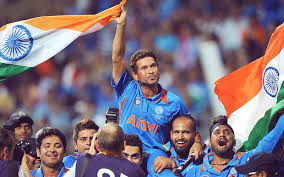
#> input picture face_recognition/images/grp_img.jpg, 284 x 177 px
$ python face.py
#> lines starting #> are read from the running program, lines starting #| are printed output that depends on the picture; after the words box and inside, x2 and y2 are one past the last pixel; in counts of white or black regions, pixels touching at a corner belong together
import cv2
# print(cv2.__version__)

#Trained DataSet
trainedDataset = cv2.CascadeClassifier('haarcascade_frontalface_default.xml')
#Read a Image
img = cv2.imread('images/grp_img.jpg')
#> img is the input picture: shape (177, 284, 3); mean B, G, R 124.5, 111.3, 124.4

#convert into grayscale
gray=cv2.cvtColor(img,cv2.COLOR_BGR2GRAY)
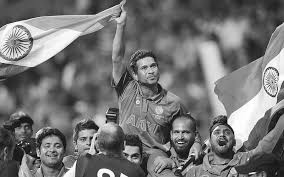
#> gray: shape (177, 284); min 1, max 255, mean 116.7
faces = trainedDataset.detectMultiScale(gray)
#> faces = [[136, 57, 26, 26], [168, 121, 27, 27], [208, 122, 26, 26], [74, 128, 27, 27], [38, 135, 28, 28]]
# print(faces)
for x, y, w, h in faces:
    cv2.rectangle(img, (x, y), (x + w, y + h), (255, 0, 0), 2)
#> this loop made 5 passes
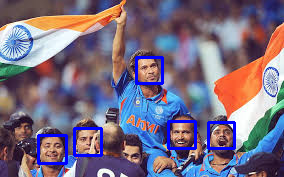
#> img: shape (177, 284, 3); 3.16% of pixels changed, all inside (x1, y1, x2, y2) = (37, 56, 236, 165)

cv2.imshow('Jana',img)
# cv2.imshow('Group Img',gray)
cv2.waitKey()
